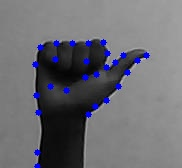
#> input picture gray_a2.jpg, 182 x 168 px
$ python cornerdetection.py   (Python 2 division)
#> lines starting #> are read from the running program, lines starting #| are printed output that depends on the picture; after the words box and inside, x2 and y2 are one past the last pixel; in counts of white or black regions, pixels touching at a corner belong together
import numpy as np
import cv2

MIN_MATCH_COUNT=5

detector=cv2.xfeatures2d.SIFT_create()

FLANN_INDEX_KDTREE = 0
flannParam=dict(algorithm=FLANN_INDEX_KDTREE,tree=5)
searchParam=dict(checks = 100)
flann=cv2.FlannBasedMatcher(flannParam,searchParam)

img_check_A = cv2.imread("gray_a2.jpg",0)
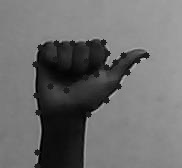
#> img_check_A: shape (168, 182); min 0, max 193, mean 108
trainKP_A,trainDesc_A=detector.detectAndCompute(img_check_A,None)
#> trainKP_A = 91 keypoints; strongest (x, y, size): (146, 55, 4.1), (109, 62, 5), (74, 78, 55.4), (104, 42, 3.5)

img_check_B = cv2.imread("gray_b2.jpg",0)
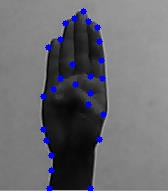
#> input picture gray_b2.jpg, 168 x 191 px
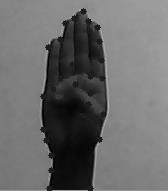
#> img_check_B: shape (191, 168); min 0, max 180, mean 105.9
trainKP_B,trainDesc_B=detector.detectAndCompute(img_check_B,None)
#> trainKP_B = 61 keypoints; strongest (x, y, size): (83, 11, 3.8), (72, 124, 49.2), (78, 50, 38.9), (65, 23, 4)


cap = cv2.VideoCapture(0)

while True:
       ret, source=cap.read()
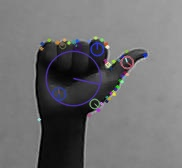
#> input picture A.jpg, 182 x 168 px, given in place of the camera
#> source is the input picture: shape (168, 182, 3); mean B, G, R 111.7, 110.2, 110.4
       cv2.rectangle(source, (300, 300), (100, 100), (0, 255, 0), 2)
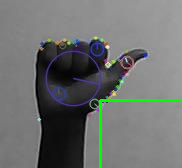
#> source: shape (168, 182, 3); 1.46% of pixels changed, all inside (x1, y1, x2, y2) = (99, 99, 182, 168)
       crop_image = source[100:300, 100:300]

       gray = cv2.cvtColor(crop_image, cv2.COLOR_BGR2GRAY)
       blur = cv2.GaussianBlur(gray, (15, 15), 0)

       corners = cv2.goodFeaturesToTrack(gray, 200, 0.01, 10)
#> corners = [[6, 2]]
       corners = np.int0(corners)
       for corner in corners:
            x,y = corner.ravel()
            cv2.circle(crop_image,(x,y),3,255,-1)
            cv2.circle(gray,(x,y),3,255,-1)
#> this loop made 1 pass
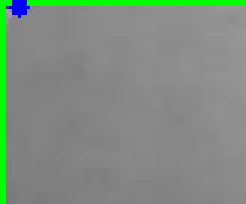
#> crop_image: shape (68, 82, 3) (shown 3 times larger); mean B, G, R 129.4, 141.1, 128.1
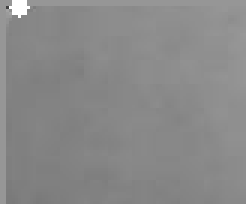
#> gray: shape (68, 82) (shown 3 times larger); min 64, max 255, mean 137


       queryKP, queryDesc= detector.detectAndCompute(gray,None)
#> queryKP = (); queryDesc = None
       matches_A=flann.knnMatch(queryDesc,trainDesc_A,k=2)
#> matches_A = ()
       matches_B=flann.knnMatch(queryDesc,trainDesc_B,k=2)
#> matches_B = ()

       goodMatch_A=[]
       goodMatch_B=[]

       for a1,a2 in matches_A:
        if(a1.distance<0.75*a2.distance):
            goodMatch_A.append(a1)
#> this loop made 0 passes
#> after the loop, goodMatch_A = []
       for b1,b2 in matches_B:
        if(b1.distance<0.75*b2.distance):
            goodMatch_B.append(b1)
#> after the loop, goodMatch_B = []


       if(len(goodMatch_A)>MIN_MATCH_COUNT):
           cv2.putText(source, "A", (5, 50),cv2.FONT_HERSHEY_SIMPLEX, 2, (0, 0, 255), 3)

       else:
       	   if(len(goodMatch_B)>MIN_MATCH_COUNT):
                cv2.putText(source, "B", (5, 50),cv2.FONT_HERSHEY_SIMPLEX, 2, (0, 0, 255), 3)
           else:
       	        print "Not Enough match found in A - %d/%d"%(len(goodMatch_A),MIN_MATCH_COUNT)
#| Not Enough match found in A - 0/5
       	        print "Not Enough match found in B - %d/%d"%(len(goodMatch_B),MIN_MATCH_COUNT)
#| Not Enough match found in B - 0/5

       cv2.imshow('Corner',source)
       cv2.imshow('gray',gray)

       if cv2.waitKey(1) & 0xFF == ord('q'):
#> (key q is pressed here)
          break

cap.release()
cv2.destroyAllWindows()
